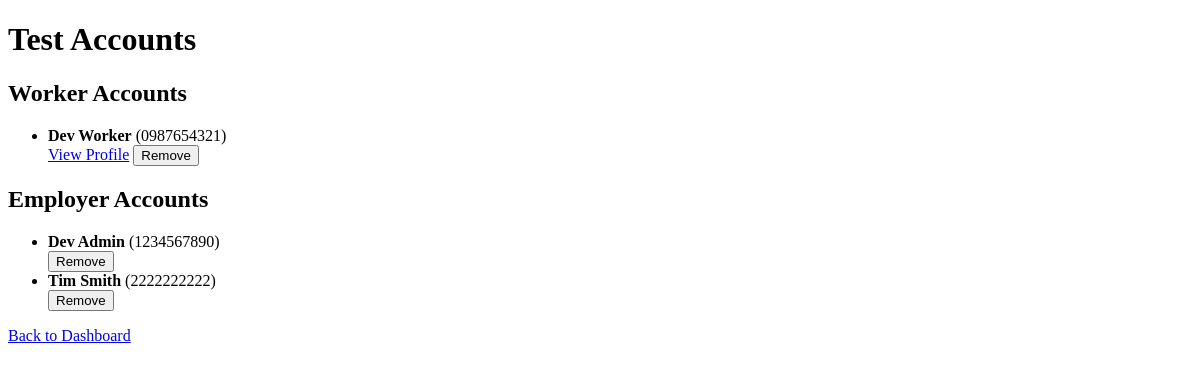
The page /developer/test_accounts (signed in) on the database as committed earlier.
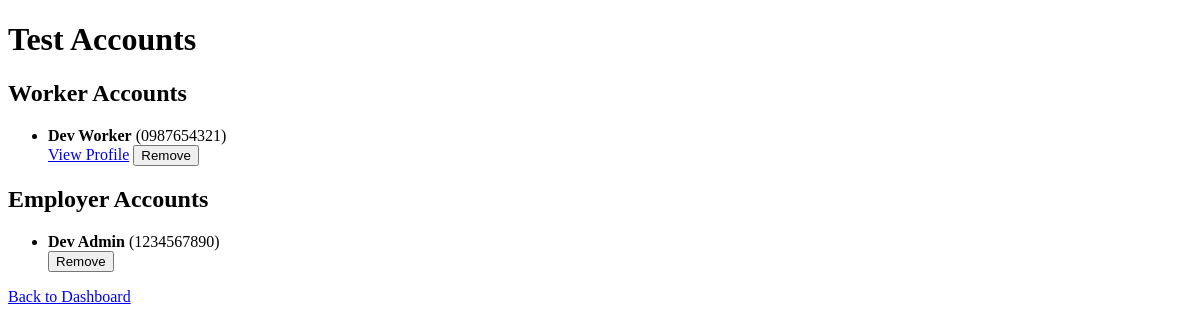
The same page on the database as committed later.
### app/models/worker.py (models this page shows, shortened)
class Worker(db.Model):
    __tablename__ = 'workers'
    id = db.Column(db.Integer, primary_key=True)
    profile_picture = db.Column(db.String(200))
    name = db.Column(db.String(100), nullable=False)
    phone_number = db.Column(db.String(15), unique=True, nullable=False)
    password = db.Column(db.String(200), nullable=False)
    zip_code = db.Column(db.String(10), nullable=False)
    travel_distance = db.Column(db.Integer, nullable=False)
    user_role = db.Column(db.String(50), default='regular')
    about_me = db.Column(db.Text, nullable=True)
    is_online = db.Column(db.Boolean, default=False)
    auto_offline_time = db.Column(db.DateTime, nullable=True)
    job_postings = db.relationship('JobPosting', back_populates='worker')
    contracts = db.relationship('Contract', back_populates='worker')
    skills = db.relationship('Skill', back_populates='worker')  # Add this line

### app/models/employer.py (models this page shows, shortened)
class Employer(db.Model):
    __tablename__ = 'employers'
    id = db.Column(db.Integer, primary_key=True)
    name = db.Column(db.String(100), nullable=False)
    phone_number = db.Column(db.String(15), unique=True, nullable=False)
    password = db.Column(db.String(200), nullable=False)
    user_role = db.Column(db.String(50), default='regular')  # Added role field
    job_postings = relationship('JobPosting', back_populates='employer')
    contracts = relationship('Contract', back_populates='employer')

### app/routes/developer_routes.py (the view)
@developer_bp.route('/test_accounts')
def view_test_accounts():
    if session.get('role') != 'developer':
        abort(403)
    workers = Worker.query.filter_by(user_role='developer').all()
    employers = Employer.query.filter_by(user_role='developer').all()
    return render_template('test_accounts.html', workers=workers, employers=employers)

### app/templates/test_accounts.html (shortened to what this page needs)
<!DOCTYPE html>
<html lang="en">
<head>
</head>
<body>
    <h1>Test Accounts</h1>
    <h2>Worker Accounts</h2>
    <ul>
        {% for worker in workers %}
            <li>
                <strong>{{ worker.name }}</strong> ({{ worker.phone_number }})
                <br>
                <a href="{{ url_for('worker.worker_profile', worker_id=worker.id) }}">View Profile</a>
                <form method="POST" action="{{ url_for('developer.remove_account', account_id=worker.id, account_type='worker') }}" style="display:inline;">
                    <button type="submit">Remove</button>
                </form>
            </li>
        {% endfor %}
    </ul>
    <h2>Employer Accounts</h2>
    <ul>
        {% for employer in employers %}
            <li>
                <strong>{{ employer.name }}</strong> ({{ employer.phone_number }})
                <br>
                <form method="POST" action="{{ url_for('developer.remove_account', account_id=employer.id, account_type='employer') }}" style="display:inline;">
                    <button type="submit">Remove</button>
                </form>
            </li>
        {% endfor %}
    </ul>
    <a href="{{ url_for('developer.dashboard') }}">Back to Dashboard</a>
</body>
</html>

Rows that differ between the two databases and show on the page:
no longer on this page (row edited): Employer: name "Tim Smith", phone_number "2222222222"
